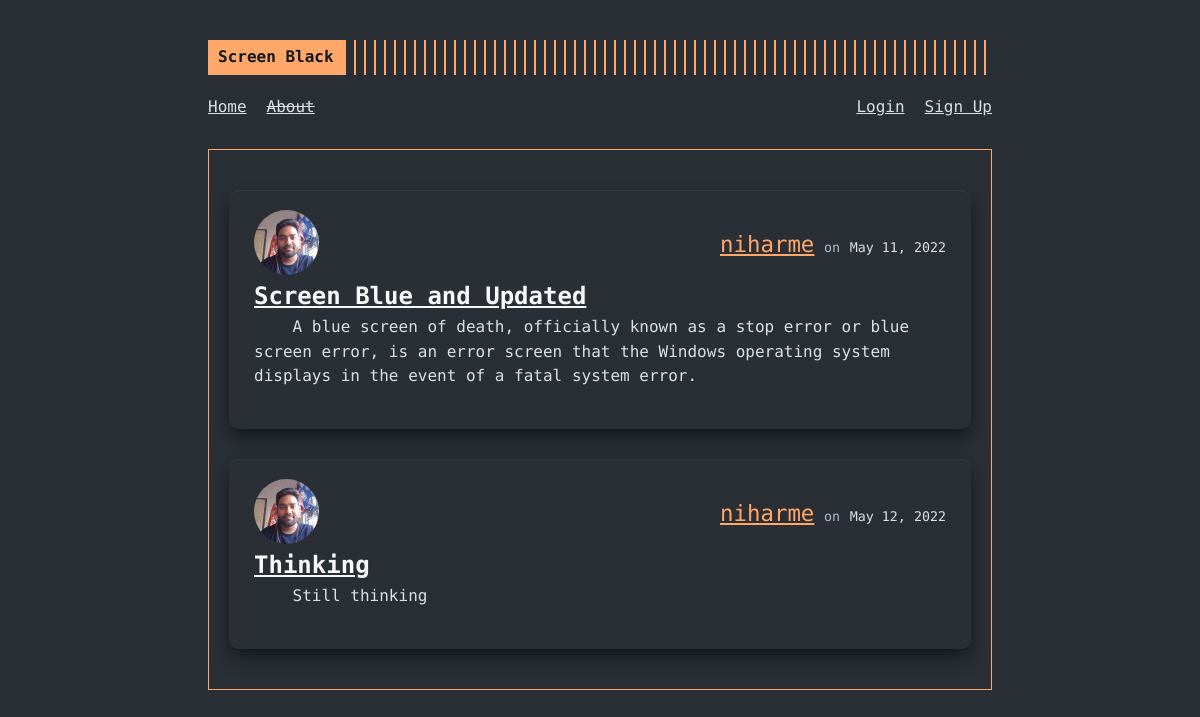
The page /home on the database its author committed.
### screenblack/models.py (models this page shows, shortened)
class Post(db.Model):
  id = db.Column(db.Integer, primary_key = True)
  title = db.Column(db.String(100), nullable = False)
  date_posted = db.Column(db.DateTime, nullable = False, default = datetime.utcnow)
  content = db.Column(db.Text, nullable = False)
  user_id = db.Column(db.Integer, db.ForeignKey('user.id'), nullable = False)

class User(db.Model, UserMixin):
  id = db.Column(db.Integer, primary_key = True)
  username = db.Column(db.String(20), nullable = False, unique = True)
  email = db.Column(db.String(120), nullable = False, unique = True)
  picture = db.Column(db.String(20), nullable = False, default = "default.jpg")
  password = db.Column(db.String(60), nullable = False)
  posts = db.relationship("Post", backref = "author", lazy = True)

### screenblack/routes.py (the view)
@app.route("/")
@app.route("/home")
def home():
  posts = Post.query.all()
  return render_template("home.html", posts = posts)

### screenblack/templates/home.html
{% extends "layout.html" %}
{% block content %}
  {% for post in posts %}
    <article class="article-body">
      <div class="article-metadata">
        <div class="article-author-picture">
          <a href="#"><img class="profilepic-mini" src="{{ url_for('static', filename='profilepics/'+post.author.picture) }}" alt="profile picture for {{ post.author.username }}"></a>
        </div>
        <div class="article-author-details">
          <a class="article-author" href="#">{{ post.author.username }}</a>
          <small class="text-muted">on</small>
          <small class="article-date">{{ post.date_posted.strftime("%B %d, %Y") }}</small>
        </div>
      </div>
      <h2><a class="article-title" href="{{ url_for('post', post_id=post.id) }}">{{ post.title }}</a></h2>
      <div class="article-content">
        <p>{{ post.content }}</p>
      </div>
    </article>
  {% endfor %}
{% endblock content %}

### screenblack/templates/layout.html (shortened to what this page needs)
<!DOCTYPE html>
<html lang="en">
  <head>
    <link rel="stylesheet" href="{{url_for('static', filename='main.css')}}" />
  </head>
  <body>
    <div class="container">
      <header class="site-header">
        <div class="header-top">
          <div class="header-logo">
            <a href="/">
              <div class="logo">Screen Black</div>
            </a>
          </div>
        </div>
        <nav class="menu">
          <ul class="left-menu">
            <li><a href="{{url_for('home')}}">Home</a></li>
            <li><a href="{{url_for('about')}}"><del>About</del></a></li>
          </ul>
          <ul class="right-menu">
          {% if current_user.is_authenticated %}
            <li><a href="{{url_for('create_post')}}">Create Post</a></li>
            <li><a href="{{url_for('account')}}">Account</a></li>
            <li><a href="{{url_for('logout')}}">Logout</a></li>
          {% else %}
            <li><a href="{{url_for('login')}}">Login</a></li>
            <li><a href="{{url_for('register')}}">Sign Up</a></li>
          {% endif %}
          </ul>
        </nav>
      </header>
      <main class="content">
        <div class="framed-content">
          {% block content %} {% endblock content %}
        </div>
      </main>
    </div>
  </body>
</html>

### screenblack/static/main.css (style rules this page uses)
:root { font-size: 16px; --gray0: #f8f8f8; --gray1: #dbe1e8; --gray2: #b2becd; --gray3: #6c7983; --gray4: #444d55; --gray5: #363b44; --gray6: #2a2e35; --gray7: #12181c; --rajah: #ffa86a; --green: #09c372; --red: #ff3860; }
body { font-family: "Fira Code", monospace; background-color: var(--gray6); color: var(--gray1); line-height: 1.54; }
a { color: inherit; }
p { margin-bottom: 20px; }
.container { max-width: 864px; min-height: 100vh; padding: 40px; margin: 0 auto; display: flex; flex-direction: column; }
.site-header { display: flex; flex-direction: column; position: relative; }
.header-top { display: flex; align-items: center; justify-content: space-between; }
.header-logo { display: flex; flex: 1; }
.header-logo:after { content: ""; display: block; background: repeating-linear-gradient( 90deg, var(--rajah), var(--rajah) 2px, transparent 0, transparent 10px ); right: 10px; width: 100%; }
.header-logo a { flex: 0 0 auto; max-width: 100%; text-decoration: none; }
.logo { align-items: center; background: var(--rajah); color: var(--gray7); font-weight: 700; display: flex; padding: 5px 10px; text-decoration: none; }
.menu { margin: 20px 0; display: flex; justify-content: space-between; }
.site-header .left-menu { display: flex; flex-wrap: wrap; list-style: none; margin: 0px; padding: 0; }
.site-header .right-menu { display: flex; flex-wrap: wrap; list-style: none; margin: 0px; padding: 0; }
.site-header .left-menu li:not(:last-of-type) { flex: 0 0 auto; margin-bottom: 10px; margin-right: 20px; }
.site-header .right-menu li:not(:first-of-type) { flex: 0 0 auto; margin-bottom: 10px; margin-left: 20px; }
.framed-content { border: 1px solid var(--rajah); padding: 20px; }
.article-body { padding: 20px 25px; background-color: var(--gray6); box-shadow: var(--gray5) 0px 1px 1px 0px inset, var(--gray7) 0px 10px 20px -5px, var(--gray7) 0px 6px 12px -6px; margin: 20px 0; border-radius: 0.6rem; }
.article-body:not(:last-of-type) { margin-bottom: 30px; }
.article-metadata { display: flex; align-items: center; justify-content: space-between; }
.article-author-picture { display: grid; place-items: center; margin-right: 20px; }
.article-author-picture a { line-height: 1; }
.profilepic-mini { max-width: 65px; border-radius: 50%; }
.article-title { color: var(--gray0); }
.article-author { color: var(--rajah); font-size: 1.4rem; }
.article-date { color: var(--gray1); }
.article-content p { text-indent: 4ch; }
.text-muted { color: var(--gray2); }

### rows shown on the page
Post: picture (picture), author.username "niharme", date_posted "May 11, 2022", title "Screen Blue and Updated", content "A blue screen of death, officially known as a stop error or blue screen error, is an error screen that the Windows operating system displays in the event of a fatal system error."
Post: picture (picture), author.username "niharme", date_posted "May 12, 2022", title "Thinking", content "Still thinking"
